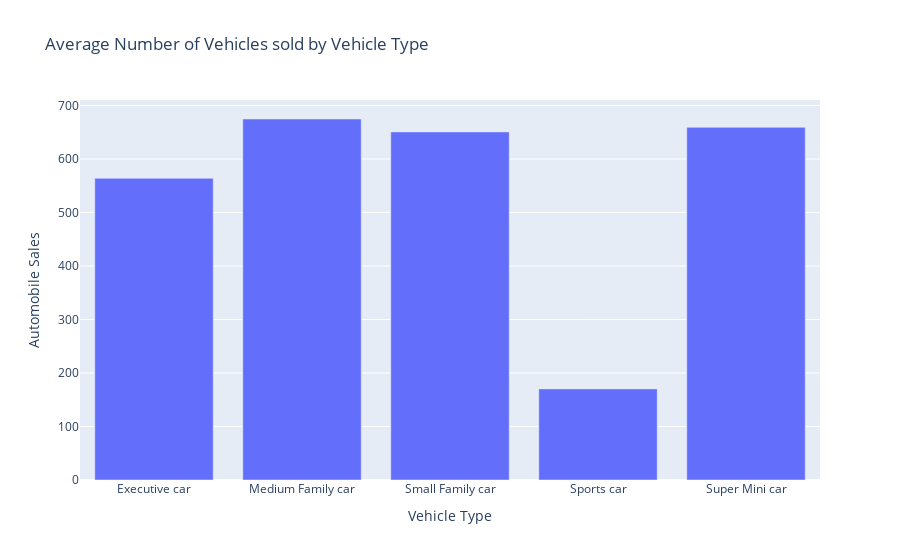

Notebook cell for this chart:
### Markdown cell above
### **Average number of vehicles sold** by `Vehicle_Type`

### Code cell
yearly_sales = recession_data.groupby('Vehicle_Type')['Automobile_Sales'].mean().reset_index()

r_plot2 = px.bar(yearly_sales, x='Vehicle_Type', y='Automobile_Sales', title="Average Number of Vehicles sold by Vehicle Type",
       labels={ "Vehicle_Type": "Vehicle Type", "Automobile_Sales": "Automobile Sales"})

r_plot2

### Figure 1 — Plotly figure (JSON) as saved in the notebook; plotly's stock layout.template omitted (floating-point values rounded to 4 significant figures)
{"data": [{"alignmentgroup": "True", "hovertemplate": "Vehicle Type=%{x}<br>Automobile Sales=%{y}<extra></extra>", "legendgroup": "", "marker": {"color": "#636efa", "pattern": {"shape": ""}}, "name": "", "offsetgroup": "", "orientation": "v", "showlegend": false, "textposition": "auto", "type": "bar", "x": ["Executive car", "Medium Family car", "Small Family car", "Sports car", "Super Mini car"], "xaxis": "x", "y": [564, 674.8, 650.7, 170.3, 659.3], "yaxis": "y"}], "layout": {"barmode": "relative", "legend": {"tracegroupgap": 0}, "title": {"text": "Average Number of Vehicles sold by Vehicle Type"}, "xaxis": {"anchor": "y", "domain": [0, 1], "title": {"text": "Vehicle Type"}}, "yaxis": {"anchor": "x", "domain": [0, 1], "title": {"text": "Automobile Sales"}}}}
